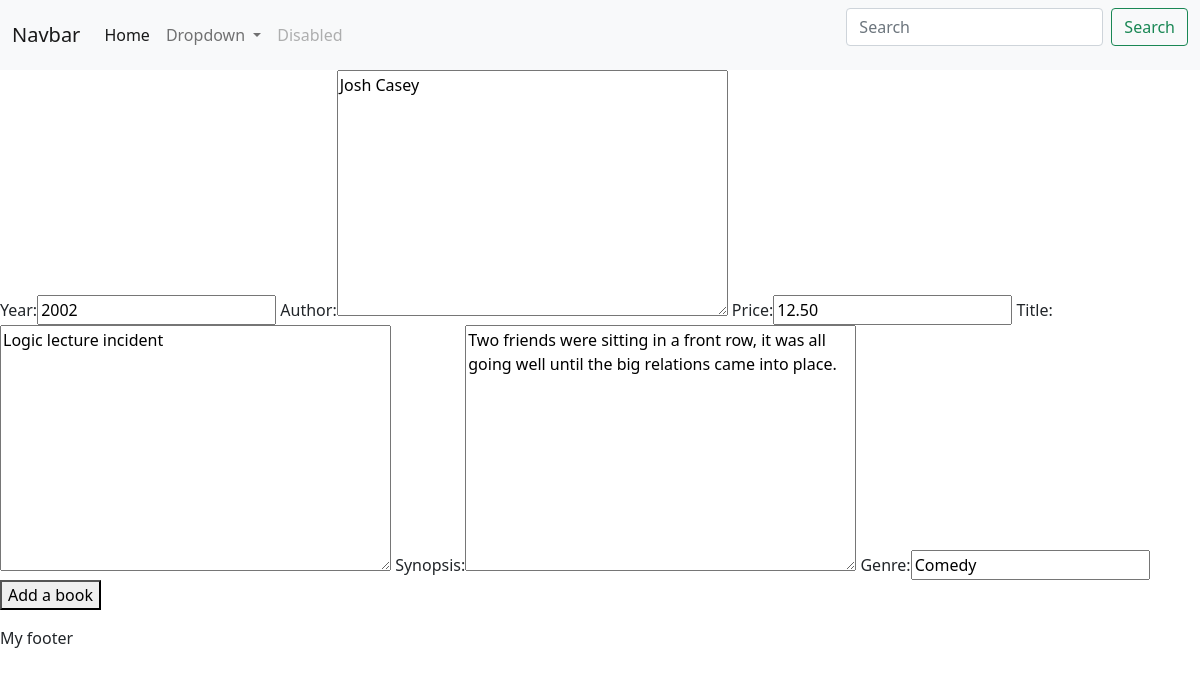
/books/add_book/1, run on the app's committed database.
### library/models.py (models this page shows)
class Book(models.Model):
    id = models.AutoField(primary_key=True)
    year = models.IntegerField()
    author = models.TextField()
    price = models.DecimalField(max_digits=5, decimal_places=2)
    title = models.TextField()
    synopsis = models.TextField()
    genre = models.CharField(default = "Comedy", max_length= 15)
    amount = models.IntegerField()

### library/views.py (the view)
# urls.py: path('books/add_book/<int:bookid>', edit_book, name="edit_book")
def edit_book(request, bookid):
    book = get_object_or_404(Book, id=bookid)
    form = BookForm(instance=book)
    return render(request, "add_book.html", {"form": form})

### library/forms.py (shortened to what this page needs)
class BookForm(forms.ModelForm):
    class Meta:
        model = Book
        fields = ["year", "author", "price", "title", "synopsis", "genre"]

### library/templates/add_book.html (shortened to what this page needs)
{% extends 'base.html' %}
{% block content %}
    <form action="" method="POST">
        {{ form.as_table }}
        <button type="sumbit">Add a book</button>
    </form>
{% endblock %}

### data on the page
Book: year "2002", author "Josh Casey", price "12.50", title "Logic lecture incident", synopsis "Two friends were sitting in a front row, it was all going well until the big relations came into place.", genre "Comedy"
